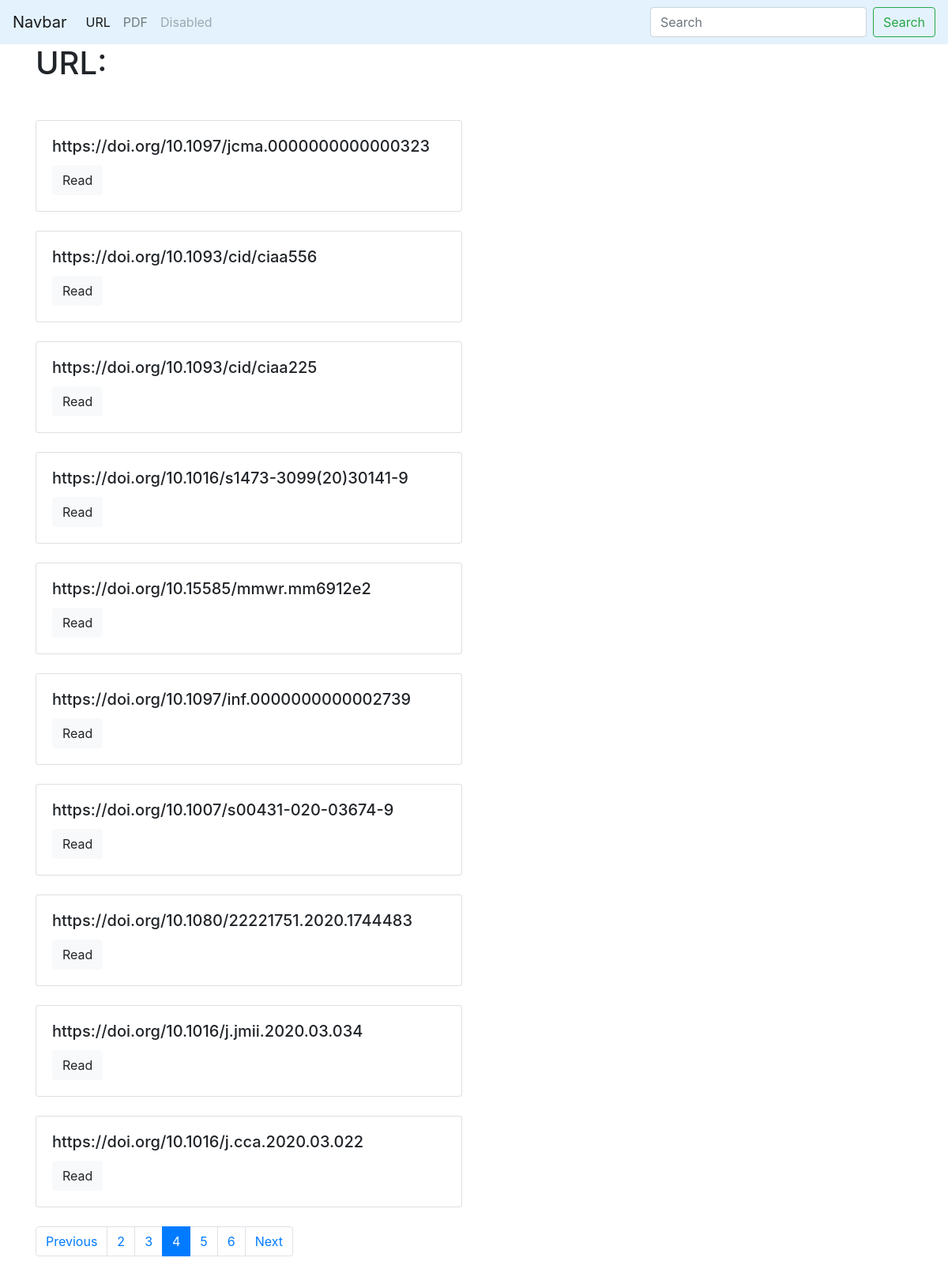
The app's page /blog/?page=4 with its own data.
### blog/models.py (models this page shows)
class DOI(models.Model):
	doi = models.CharField(max_length= 150)

### blog/views.py (the view)
# urls.py: path('',post_list, name='post_list_url'),
def post_list(request):
	posts = DOI.objects.all()
	paginator = Paginator(posts,10)
	page_number = request.GET.get('page', 1)
	page = paginator.get_page(page_number)
	is_paginated = page.has_other_pages()
	if page.has_previous():
		prev_url = '?page={}'.format(page.previous_page_number())
	else:
		prev_url = ''
	if page.has_next():
		next_url = '?page={}'.format(page.next_page_number())
	else:
		next_url = ''
	context = {
	'posts':page,
	'is_paginated' : is_paginated,
	'next_url': next_url,
	'prev_url': prev_url
	}
	return render(request,'blog/index.html',context = context)

### blog/templates/blog/index.html (shortened to what this page needs)
{% extends 'blog/base_blog.html' %}
{% block content %}
<h1 class="mb-5">URL:</h1>
 {% for i in posts.object_list %}
 {% include 'blog/includes/post_card_template.html' %}
 {% endfor %}
 {% if is_paginated %}
      <nav aria-label="...">
  <ul class="pagination">
    <li class="page-item {% if not prev_url %} disabled {% endif %}">
      <a class="page-link" href="{{prev_url}}" tabindex="-1" aria-disabled="true">Previous</a>
    </li>
    {% for n in posts.paginator.page_range %}
    {% if posts.number == n %}
     <li class="page-item active" aria-current="page">
      <a class="page-link" href="?page={{n}}"> {{n}} <span class="sr-only">(current)</span></a>
    </li>
    {% elif n > posts.number|add:-3 and n < posts.number|add:3 %}
    <li class="page-item"><a class="page-link" href="?page={{n}}">{{n}}</a></li>
    {% endif %}
    {% endfor %}
    <li class="page-item {% if not next_url %} disabled {% endif %}">
      <a class="page-link" href="{{next_url}}" tabindex="-1" aria-disabled="true">Next </a>
    </li>
  </ul>
</nav>
{% endif %}
{% endblock %}

### blog/templates/blog/includes/post_card_template.html
<div class="card mb-4">
  <div class="card-body">
    <h5 class="card-title">{{i.doi}}</h5>
    <a href="{{ i.doi }}" class="btn btn-light">Read</a>
  </div>
</div>

### records on screen
DOI: doi "https://doi.org/10.1097/jcma.0000000000000323"
DOI: doi "https://doi.org/10.1093/cid/ciaa556"
DOI: doi "https://doi.org/10.1093/cid/ciaa225"
DOI: doi "https://doi.org/10.1016/s1473-3099(20)30141-9"
DOI: doi "https://doi.org/10.15585/mmwr.mm6912e2"
DOI: doi "https://doi.org/10.1097/inf.0000000000002739"
DOI: doi "https://doi.org/10.1007/s00431-020-03674-9"
DOI: doi "https://doi.org/10.1080/22221751.2020.1744483"
DOI: doi "https://doi.org/10.1016/j.jmii.2020.03.034"
DOI: doi "https://doi.org/10.1016/j.cca.2020.03.022"

### other values on screen
{{ n }} "2" "3" "5" "6"
{{ n }} "4"
